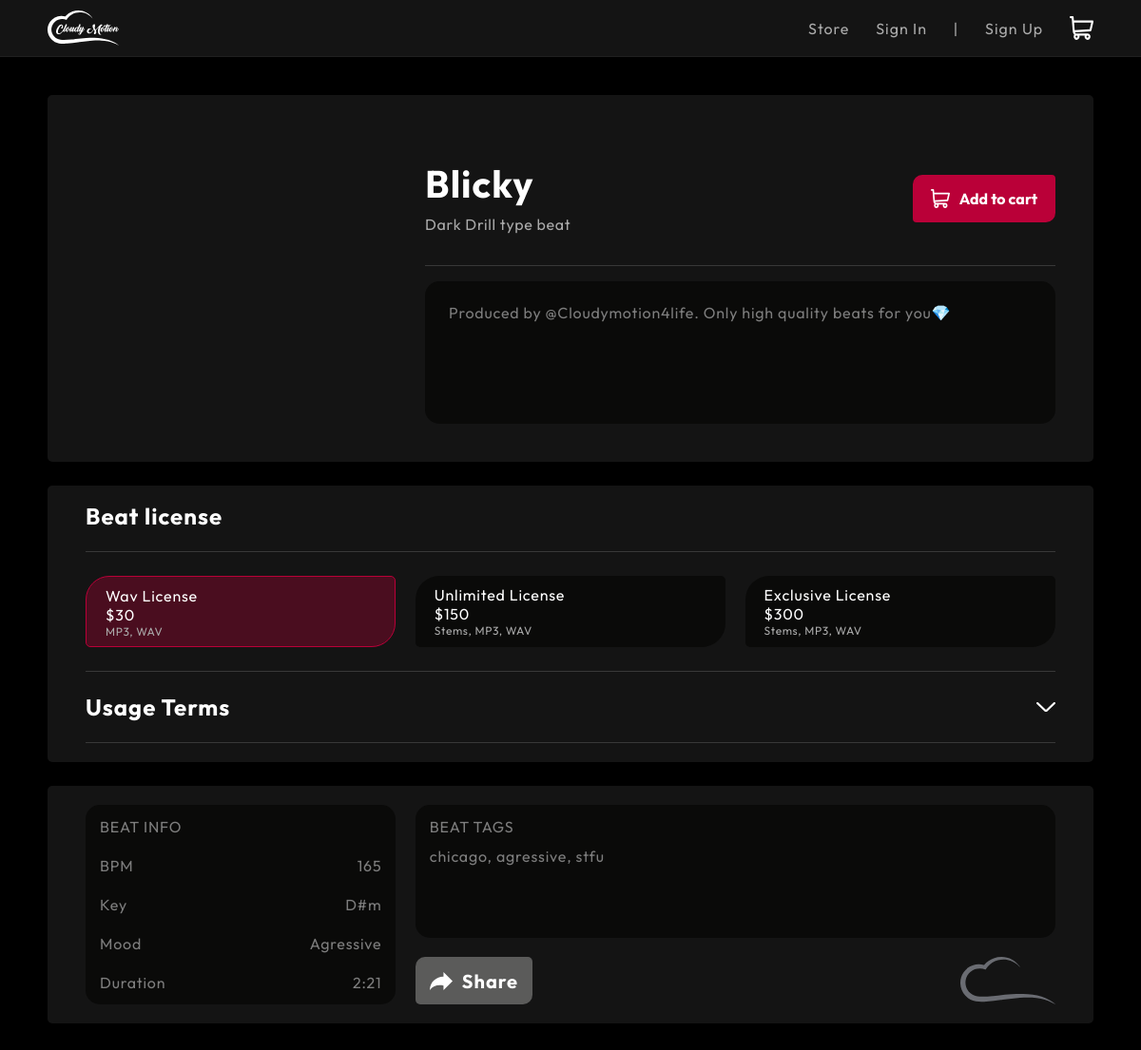
/store/55/, run on the app's committed database.
### cm_site/models.py (models this page shows, shortened)
class Tracks(models.Model):
    track_name = models.CharField('Track Name', unique=True, null=False, max_length=64)
    cover_art = models.ImageField("Cover Art", upload_to='uploads/')
    show_on_site = models.BooleanField("Show on site", default=True)
    bpm = models.IntegerField('BPM', default=90)
    key = models.CharField('Key', unique=False, null=False, max_length=16)
    mood = models.ForeignKey(Moods, on_delete=models.CASCADE)
    duration = models.CharField('Duration', max_length=16, null=False)
    type_beat = models.CharField('Type Beat', unique=False, max_length=32, default="Unique", null=False)
    tags = models.ManyToManyField(Tags, blank=True)
    description = models.CharField('Track description', max_length=256, blank=False, unique=False, default='Produced by @Cloudymotion4life. Only high quality beats for you💎')
    priority = models.IntegerField('Track priority', blank=False, unique=False, default=0)
    cool_cover = models.BooleanField('Cool cover in store', default=False)
    mp3 = models.FileField('Mp3 File', upload_to='uploads/')
    waw_link = models.URLField('Link to wav license files', blank=True)
    unl_and_exc_link = models.URLField('Link to unlimited and exclusive license files', blank=True)
    class Meta:
        verbose_name = 'Track'
        verbose_name_plural = 'Tracks'

class Prices(models.Model):
    wav_license = models.IntegerField('Wav License $', default=30)
    unlimited_license = models.IntegerField('Unlimited License $', default=100)
    exclusive_license = models.IntegerField('Exclusive License $', default=300)
    class Meta:
        verbose_name = 'Price'
        verbose_name_plural = 'Prices'

class Moods(models.Model):
    mood = models.CharField('New mood', unique=True, max_length=32, null=False)
    def __str__(self) -> str:
        return self.mood
    class Meta:
        verbose_name = 'Mood'
        verbose_name_plural = 'Moods'

class Tags(models.Model):
    tag = models.CharField('Tag', unique=True, max_length=32)
    def __str__(self):
        return self.tag
    class Meta:
        verbose_name = 'Tag'
        verbose_name_plural = 'Tags'

### cm_site/views.py (the view)
# urls.py: path('store/<int:track_id>/', view=views.store_track, name='store_track'),
def store_track(request: WSGIRequest, track_id: int):
    track = get_object_or_404(Tracks, id=track_id)
    data = {
        'user': request.user,
        'id': track_id,
        'track': track,
        'prices': Prices.objects.all().first(),
        'basket': request.session.get('basket', None)
    }
    return render(request, 'cm_site/track.html', data)

### cm_site/templates/cm_site/track.html (shortened to what this page needs)
{% load static %}
<!DOCTYPE html>
<html lang="en">
    <head>
        <link rel="stylesheet" href="{% static 'cm_site/css/reset.css' %}">
        <link rel="stylesheet" href="{% static 'cm_site/css/font.css' %}">
        <link rel="stylesheet" href="{% static 'cm_site/css/track.css' %}">
        <link rel="stylesheet" href="{% static 'cm_site/css/track_a.css' %}">
        <link rel="stylesheet" href="{% static 'cm_site/css/font_fix.css' %}">
    </head>
    <body>
        <div class="wrapper">
            <header class="header">
                <div class="header__container">
                    <a href="{% url 'store' %}">
                        <div class="header__container-logo"></div>
                    </a>
                        {% if user.is_authenticated %}
                            <div class="header__container-navbar">
                                <a href="{% url 'not_developed' %}" class="navbar__link">
                                    <div class="navbar__link-home">Home</div>
                                </a>
                                <a href="{% url 'not_developed' %}" class="navbar__link">
                                    <div class="navbar__link-services">Services</div>
                                </a>
                                <a href="{% url 'store' %}" class="navbar__link">
                                    <div class="navbar__link-contacts">Store</div>
                                </a>
                                <a href="{% url 'account' %}" class="navbar__link navbar__link--svg">
                                    <div class="navbar__link-account"></div>
                                </a>
                                <a href="{% url 'cart' %}" class="navbar__link navbar__link--svg">
                                    <div class="navbar__link-basket" {% if basket %}style="background: url('../../static/cm_site/img/cartisnotempty.svg') no-repeat; background-size: cover;"{% endif %}></div>
                                </a>
                            </div>
                        {% else %}
                            <div class="header__container-navbar header__container-navbar--no">
                                <a href="{% url 'store' %}" class="navbar__link">
                                    <div class="navbar__link-home">Store</div>
                                </a>
                                <a href="{% url 'account_login' %}" class="navbar__link">
                                    <div class="navbar__link-singin">Sign In</div>
                                </a>
                                <div class="navbar__link navbar__link-sep">
                                    <div id="item1" class="navbar__link-sep">|</div>
                                </div>
                                <a href="{% url 'account_signup' %}" class="navbar__link">
                                    <div class="navbar__link-singup">Sign Up</div>
                                </a>
                                <a href="{% url 'cart' %}" class="navbar__link navbar__link--svg">
                                    <div class="navbar__link-basket" {% if basket %}style="background: url('../../static/cm_site/img/cartisnotempty.svg') no-repeat; background-size: cover;"{% endif %}></div>
                                </a>
                            </div>
                        {% endif %}
                </div>
            </header>
            <main class="main">
                <div class="main__container">
                    <div class="beat">
                        <div class="beat__intro">
                            <div style="width: 30%;">
                                <div class="beat__intro__cover" style="background: url('../../media/{{track.cover_art}}') no-repeat; background-size: cover;"></div>
                            </div>
                            <div class="beat__intro__data">
                                <div class="beat__intro__data_name">
                                    <div class="beat__intro__data_name-text">
                                        <div>{{track.track_name}}</div>
                                        <div>{{track.type_beat}} type beat</div>
                                    </div>
                                    <div class="beat__intro__data_name-btn">
                                        <button class="to_cart">
                                            <div></div>
                                            <div>Add to cart</div>
                                        </button>
                                    </div>
                                </div>
                                <div class="beat__intro__data_line"><div></div></div>
                                <div class="beat__intro__data_desc">{{track.description}}</div>
                            </div>
                        </div>
                        <div class="beat__license">
                            <h1>Beat license</h1>
                            <div class="line"></div>
                            <div class="beat__license__buttons">
                                <button class="wav active">
                                    <h1>Wav License</h1>
                                    <h1>${{prices.wav_license}}</h1>
                                    <h2>MP3, WAV</h2>
                                </button>
                                <button class="unl">
                                    <h1>Unlimited License</h1>
                                    <h1>${{prices.unlimited_license}}</h1>
                                    <h2>Stems, MP3, WAV</h2>
                                </button>
                                <button class="exc">
                                    <h1>Exclusive License</h1>
                                    <h1>${{prices.exclusive_license}}</h1>
                                    <h2>Stems, MP3, WAV</h2>
                                </button>
                            </div>
                            <div class="line"></div>
                            <div class="beat__license_usage_terms">
                                <div class="terms_panel">
                                    <h1>Usage Terms</h1>
                                    <button class="terms_btn"></button>
                                </div>
                            </div>
                            <div class="line"></div>
                        </div>
                        <div class="beat__data">
                            <div class="beat__data__info">
                                <h1>BEAT INFO</h1>
                                <div class="bpm">
                                    <h1>BPM</h1>
                                    <h1>{{track.bpm}}</h1>
                                </div>
                                <div class="key">
                                    <h1>Key</h1>
                                    <h1>{{track.key}}</h1>
                                </div>
                                <div class="mood">
                                    <h1>Mood</h1>
                                    <h1>{{track.mood}}</h1>
                                </div>
                                <div class="duration">
                                    <h1>Duration</h1>
                                    <h1>{{track.duration}}</h1>
                                </div>
                            </div>
                            <div class="beat__data__tags_and_share">
                                <div class="tags">
                                    <h1>BEAT TAGS</h1>
                                    <h1>
                                        {% if track.tags.all %}
                                            {% for tag in track.tags.all %}
                                                {{tag}}{% if not forloop.last %},{% endif %}
                                            {% endfor %}
                                        {% else %}
                                            ...
                                        {% endif %}
                                    </h1>
                                </div>
                                <div class="share_and_ico">
                                    <button class="share" id="copyButton">
                                        <div></div>
                                        <h1>Share</h1>
                                    </button>
                                    <div class="ico"></div>
                                </div>
                            </div>
                        </div>
                    </div>
                </div>
            </main>
        </div>
    </body>
</html>

### data on the page
Tracks: track_name "Blicky", type_beat "Dark Drill", description "Produced by @Cloudymotion4life. Only high quality beats for you💎", bpm "165", key "D#m", mood "Agressive", duration "2:21"
Prices: wav_license "30", unlimited_license "150", exclusive_license "300"
Tags: tag "chicago"
Tags: tag "agressive"
Tags: tag "stfu"
